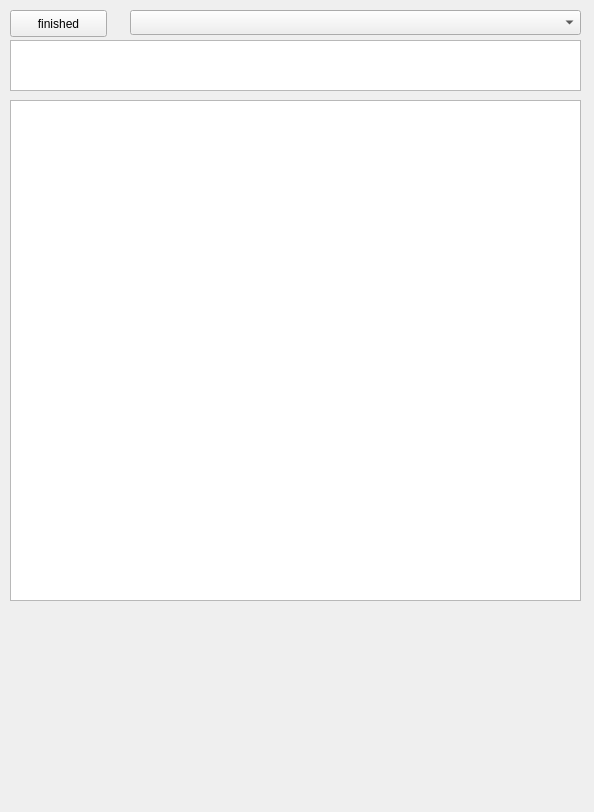
<?xml version="1.0" encoding="UTF-8"?>
<ui version="4.0">
 <class>table_initilizer</class>
 <widget class="QWidget" name="table_initilizer">
  <property name="geometry">
   <rect>
    <x>0</x>
    <y>0</y>
    <width>594</width>
    <height>812</height>
   </rect>
  </property>
  <property name="sizePolicy">
   <sizepolicy hsizetype="Maximum" vsizetype="Maximum">
    <horstretch>0</horstretch>
    <verstretch>0</verstretch>
   </sizepolicy>
  </property>
  <property name="windowTitle">
   <string>Form</string>
  </property>
  <widget class="QPushButton" name="pushFinished_button">
   <property name="geometry">
    <rect>
     <x>10</x>
     <y>10</y>
     <width>97</width>
     <height>27</height>
    </rect>
   </property>
   <property name="text">
    <string>finished</string>
   </property>
  </widget>
  <widget class="QTextBrowser" name="message_browser">
   <property name="geometry">
    <rect>
     <x>10</x>
     <y>40</y>
     <width>571</width>
     <height>51</height>
    </rect>
   </property>
  </widget>
  <widget class="QComboBox" name="object_selecter_box">
   <property name="geometry">
    <rect>
     <x>130</x>
     <y>10</y>
     <width>451</width>
     <height>25</height>
    </rect>
   </property>
  </widget>
  <widget class="QTableWidget" name="tableWidget">
   <property name="geometry">
    <rect>
     <x>10</x>
     <y>100</y>
     <width>571</width>
     <height>501</height>
    </rect>
   </property>
   <attribute name="verticalHeaderVisible">
    <bool>false</bool>
   </attribute>
  </widget>
 </widget>
 <resources/>
 <connections/>
</ui>
